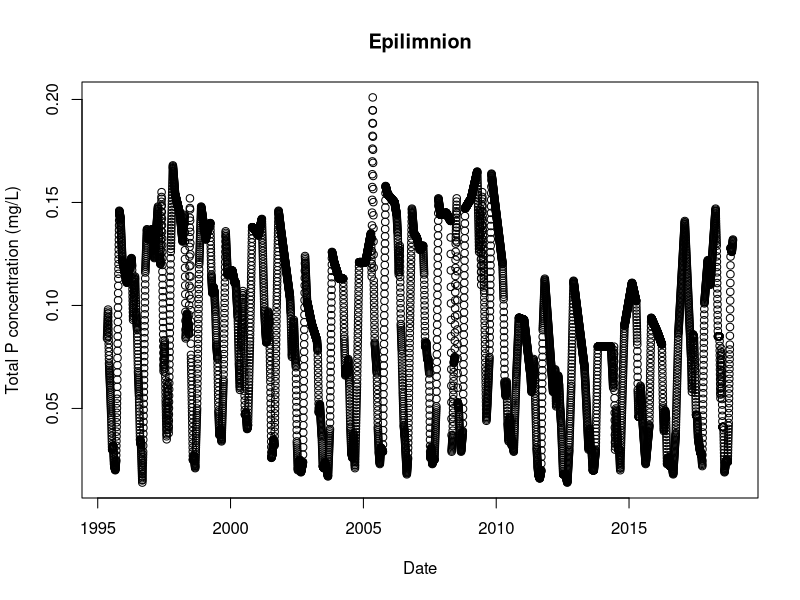
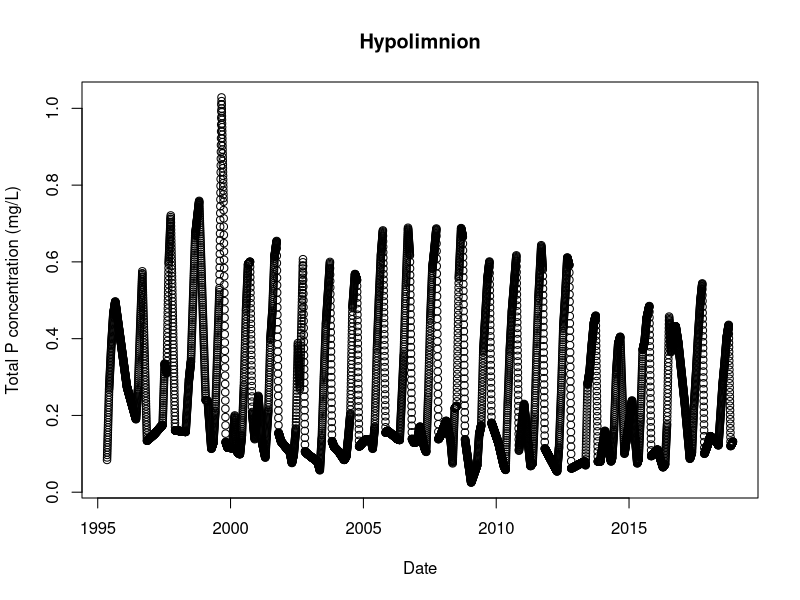
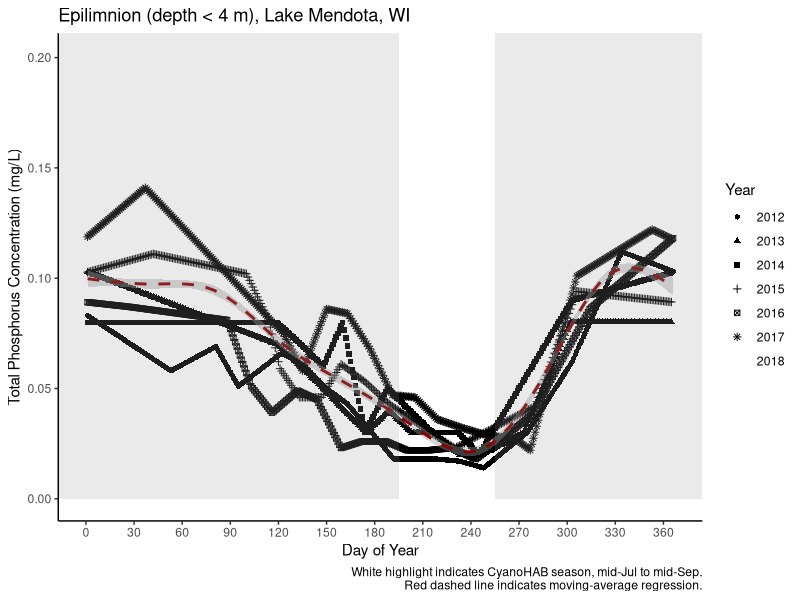
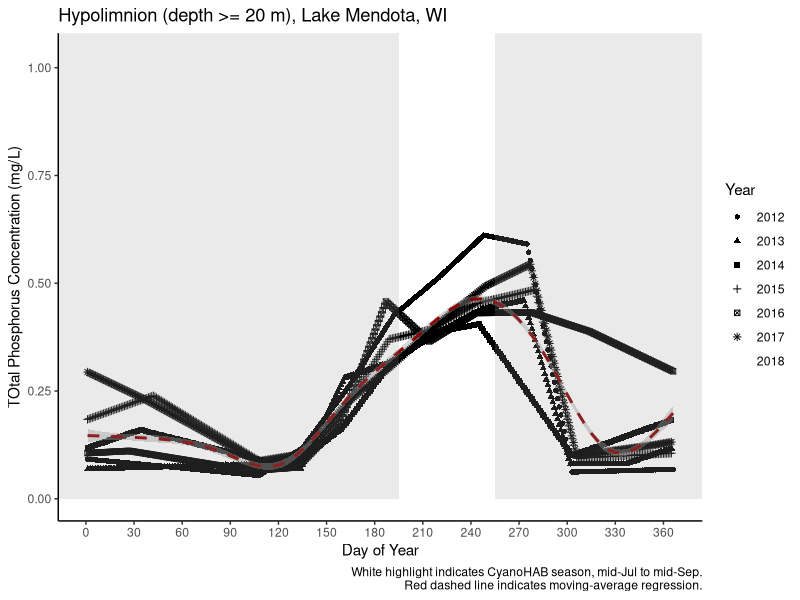
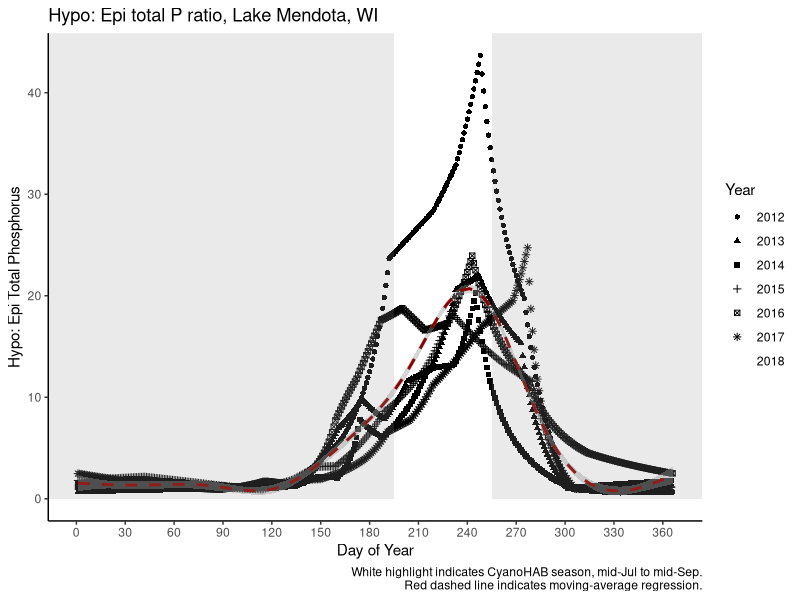

These charts were generated, in order, by the following R code: (Note: this script raises an error after producing the figures.)
## ---- chunk 1
library(dplyr) #needed for transforming data
library(ggplot2) #needed for plotting
## ---- chunk 2
data<- read.csv(file="Original_data/ntl1_v9_1_chem.csv", header=TRUE) #has nutrient data measured in lake
## ---- chunk 3
ME_P<- data %>%
  filter(lakeid=="ME", #filter for Lake Mendota
         rep=="1") %>% #filter for rep 1 data only (exclude analytical reps)
  mutate(sampledate=as.Date(sampledate, origin="1899-12-30"), #format as Date
         TotP_mgL=totpuf_sloh, #rename total P field with units (mg/L)
         DisP_mgL=drp_sloh, #rename dissolved P field with units (mg/L)
         Depth_m = depth) %>% #rename depth field with units (meters)
  select(sampledate, TotP_mgL, DisP_mgL, Depth_m) %>%
  filter(!is.na(TotP_mgL)) #remove records with NAs
stem(ME_P$Depth_m) #plots the number of observations by depth (y-axis)
## ---- chunk 4
Epi_P<- ME_P %>%
  filter(Depth_m < 4) %>% #for observations taken at or above 1.5 m
  group_by(sampledate) %>% #group all observations in same sample date
  summarize(TotP_mgL=mean(TotP_mgL, na.rm=TRUE)) #calculates mean for all depths in epi 

date_range<- seq( #creates a vector of sequence data
  min(Epi_P$sampledate), #starting at the first sample date
  max(Epi_P$sampledate), #ending at the last sample date
  by="1 day") #observations every day  
interpolated<- approx( #creates a vector of data that linearly interpolates 
  Epi_P$sampledate, #across date
  Epi_P$TotP_mgL, #the predicted values of epi total P 
  xout=date_range) #for every 1 day
epiP_interp <- data.frame( #creates a new data frame that has 
  sampledate = as.Date(interpolated$x), #measurements every 14 days
                             TotP_mgL=interpolated$y) #predicted hypo: epi P ratio
plot(epiP_interp,
     xlab="Date",
     ylab="Total P concentration (mg/L)",
     main="Epilimnion") #plots the new time series
## ---- chunk 5
Hypo_P<- ME_P %>%
  filter(Depth_m >= 20) %>% #for observations taken at or below 20 m
  group_by(sampledate) %>% #group all observations in same sample date
  summarize(TotP_mgL=mean(TotP_mgL, na.rm=TRUE)) #calculates mean for all depths in hypo

date_range<- seq( #creates a vector of sequence data
  min(Hypo_P$sampledate), #starting at the first sample date
  max(Hypo_P$sampledate), #ending at the last sample date
  by="1 day") #observations every day  
interpolated<- approx( #creates a vector of data that linearly interpolates 
  Hypo_P$sampledate, #across date
  Hypo_P$TotP_mgL, #the predicted values of epi total P 
  xout=date_range) #for every 1 day
hypoP_interp <- data.frame( #creates a new data frame that has 
  sampledate = as.Date(interpolated$x), #measurements every 14 days
                             TotP_mgL=interpolated$y) #predicted hypo: epi P ratio
plot(hypoP_interp,
     xlab="Date",
     ylab="Total P concentration (mg/L)",
     main="Hypolimnion") #plots the new time series

## ---- chunk 6
Me_P_water<- merge(epiP_interp, hypoP_interp, by="sampledate") #merge the epi and hypo P by sample date
Me_P_water<- Me_P_water %>% #need to clean up 
  mutate(Epi_TotP_mgL=TotP_mgL.x, #rename column
         TotP_mgL.x=NULL, #remove duplicate column
         Hypo_TotP_mgL=TotP_mgL.y,#rename column
         TotP_mgL.y=NULL,#remove duplicate column
         HE_ratio_TotP_mgL=Hypo_TotP_mgL/Epi_TotP_mgL, #calculate Hypo: Epi total P
         Yr=as.integer(format(sampledate, "%Y")), #adds field with year
         MoYr=format(sampledate, "%m/01/%Y"), #adds field with month and year
         daynum=as.integer(format(sampledate, "%j")), #adds field with Julian date
         Mo=as.integer(format(sampledate, "%m"))) #adds field with month)
## ---- chunk 7
ggplot(data=subset(Me_P_water, Yr>=2012), 
       aes(x=daynum,y=Epi_TotP_mgL)) + 
  geom_point(aes(shape=as.factor(Yr)))+
  labs(title="Epilimnion (depth < 4 m), Lake Mendota, WI", #plot title
       x="Day of Year", #x axis label
       y="Total Phosphorus Concentration (mg/L)", #y axis label
       shape="Year",
       caption="White highlight indicates CyanoHAB season, mid-Jul to mid-Sep.
       Red dashed line indicates moving-average regression.") + 
  ylim(0, max(Me_P_water$Epi_TotP_mgL)) +
  scale_x_continuous(breaks = seq(0, max(Me_P_water$daynum), #places axis tick marks
                                  by=30)) + #every 30 days (1 month) - CHANGE AS
  # NEEDED
  theme_classic()+
  #scale_color_continuous(name="Year")+
  geom_smooth(col="darkred", lty="dashed") + #adds loess curve (moving average regression model)
  annotate('rect', fill='gray60', alpha=.2, #creates a shadow box 
           xmin=-Inf, xmax=195, ymin=0, ymax=Inf) +#shadow box highlights CyanoHAB season
  annotate('rect', fill='gray60', alpha=.2, #creates a shadow box 
           xmin=255, xmax=Inf, ymin=0, ymax=Inf)  #shadow box highlights CyanoHAB season
## ---- chunk 8
ggplot(data=subset(Me_P_water, Yr>=2012), 
       aes(x=daynum,y=Hypo_TotP_mgL)) + 
  geom_point(aes(shape=as.factor(Yr)))+
  labs(title="Hypolimnion (depth >= 20 m), Lake Mendota, WI", #plot title
       x="Day of Year", #x axis label
       y="TOtal Phosphorus Concentration (mg/L)", #y axis label
       shape="Year",
       caption="White highlight indicates CyanoHAB season, mid-Jul to mid-Sep.
       Red dashed line indicates moving-average regression.") + 
  ylim(0, max(Me_P_water$Hypo_TotP_mgL)) +
  scale_x_continuous(breaks = seq(0, max(Me_P_water$daynum), #places axis tick marks
                                  by=30)) + #every 30 days (1 month) - CHANGE AS
  # NEEDED
  theme_classic()+
  #scale_color_continuous(name="Year")+ changed to factor no longer color
  geom_smooth(col="darkred", lty="dashed") + #adds loess curve (moving average regression model)
  annotate('rect', fill='gray60', alpha=.2, #creates a shadow box 
           xmin=-Inf, xmax=195, ymin=0, ymax=Inf) +#shadow box highlights CyanoHAB season
  annotate('rect', fill='gray60', alpha=.2, #creates a shadow box 
           xmin=255, xmax=Inf, ymin=0, ymax=Inf)  #shadow box highlights CyanoHAB season
## ---- chunk 9
ggplot(data=subset(Me_P_water, Yr>=2012), 
       aes(x=daynum,y=HE_ratio_TotP_mgL)) + 
  geom_point(aes(shape=as.factor(Yr)))+
  labs(title="Hypo: Epi total P ratio, Lake Mendota, WI", #plot title
       x="Day of Year", #x axis label
       y="Hypo: Epi Total Phosphorus", #y axis label
       shape="Year",
       caption="White highlight indicates CyanoHAB season, mid-Jul to mid-Sep.
       Red dashed line indicates moving-average regression.") + 
  ylim(0, max(Me_P_water$HE_ratio_TotP_mgL)) +
  scale_x_continuous(breaks = seq(0, max(Me_P_water$daynum), #places axis tick marks
                                  by=30)) + #every 30 days (1 month) - CHANGE AS
  # NEEDED
  theme_classic()+
  #scale_color_continuous(name="Year")+ changed to shape factor from color
  geom_smooth(col="darkred", lty="dashed") + #adds loess curve (moving average regression model)
  annotate('rect', fill='gray60', alpha=.2, #creates a shadow box 
           xmin=-Inf, xmax=195, ymin=0, ymax=Inf) +#shadow box highlights CyanoHAB season
  annotate('rect', fill='gray60', alpha=.2, #creates a shadow box 
           xmin=255, xmax=Inf, ymin=0, ymax=Inf)  #shadow box highlights CyanoHAB season
## ---- chunk 10
write.csv(Me_P_water, file="Cleaned_data/TotalP_water.csv")
